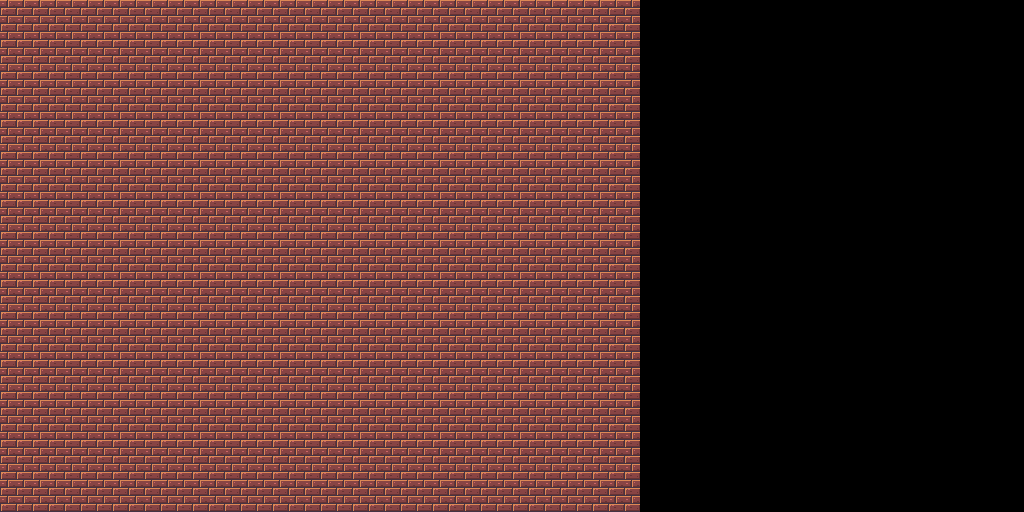

This game map was drawn from its Tiled (.tmx) file and the tilesets committed beside it. A one-line description and the full map source follow:
An orthogonal 64x32 tile map with 16x16 px tiles, 1 tile layer (Tile Layer 1).

<map version="1.4" tiledversion="1.4.1" orientation="orthogonal" renderorder="right-down" width="64" height="32" tilewidth="16" tileheight="16" infinite="0" nextlayerid="2" nextobjectid="1">
 <editorsettings>
  <export target="../tiles/Test.bin" format="X16 Binary" />
 </editorsettings>
 <tileset firstgid="1" name="test" tilewidth="16" tileheight="16" tilecount="6" columns="0">
  <grid orientation="orthogonal" width="1" height="1" />
  <tile id="0">
   <image width="16" height="16" source="black.png" />
  </tile>
  <tile id="1">
   <image width="16" height="16" source="brick.png" />
  </tile>
  <tile id="2">
   <image width="16" height="16" source="player.png" />
  </tile>
  <tile id="3">
   <image width="16" height="16" source="crate.png" />
  </tile>
  <tile id="4">
   <image width="16" height="16" source="goal.png" />
  </tile>
  <tile id="5">
   <image width="16" height="16" source="crateongoal.png" />
  </tile>
 </tileset>
 <layer id="1" name="Tile Layer 1" width="64" height="32">
  <data encoding="csv">
2,2,2,2,2,2,2,2,2,2,2,2,2,2,2,2,2,2,2,2,2,2,2,2,2,2,2,2,2,2,2,2,2,2,2,2,2,2,2,2,1,1,1,1,1,1,1,1,1,1,1,1,1,1,1,1,1,1,1,1,1,1,1,1,
2,2,2,2,2,2,2,2,2,2,2,2,2,2,2,2,2,2,2,2,2,2,2,2,2,2,2,2,2,2,2,2,2,2,2,2,2,2,2,2,1,1,1,1,1,1,1,1,1,1,1,1,1,1,1,1,1,1,1,1,1,1,1,1,
2,2,2,2,2,2,2,2,2,2,2,2,2,2,2,2,2,2,2,2,2,2,2,2,2,2,2,2,2,2,2,2,2,2,2,2,2,2,2,2,1,1,1,1,1,1,1,1,1,1,1,1,1,1,1,1,1,1,1,1,1,1,1,1,
2,2,2,2,2,2,2,2,2,2,2,2,2,2,2,2,2,2,2,2,2,2,2,2,2,2,2,2,2,2,2,2,2,2,2,2,2,2,2,2,1,1,1,1,1,1,1,1,1,1,1,1,1,1,1,1,1,1,1,1,1,1,1,1,
2,2,2,2,2,2,2,2,2,2,2,2,2,2,2,2,2,2,2,2,2,2,2,2,2,2,2,2,2,2,2,2,2,2,2,2,2,2,2,2,1,1,1,1,1,1,1,1,1,1,1,1,1,1,1,1,1,1,1,1,1,1,1,1,
2,2,2,2,2,2,2,2,2,2,2,2,2,2,2,2,2,2,2,2,2,2,2,2,2,2,2,2,2,2,2,2,2,2,2,2,2,2,2,2,1,1,1,1,1,1,1,1,1,1,1,1,1,1,1,1,1,1,1,1,1,1,1,1,
2,2,2,2,2,2,2,2,2,2,2,2,2,2,2,2,2,2,2,2,2,2,2,2,2,2,2,2,2,2,2,2,2,2,2,2,2,2,2,2,1,1,1,1,1,1,1,1,1,1,1,1,1,1,1,1,1,1,1,1,1,1,1,1,
2,2,2,2,2,2,2,2,2,2,2,2,2,2,2,2,2,2,2,2,2,2,2,2,2,2,2,2,2,2,2,2,2,2,2,2,2,2,2,2,1,1,1,1,1,1,1,1,1,1,1,1,1,1,1,1,1,1,1,1,1,1,1,1,
2,2,2,2,2,2,2,2,2,2,2,2,2,2,2,2,2,2,2,2,2,2,2,2,2,2,2,2,2,2,2,2,2,2,2,2,2,2,2,2,1,1,1,1,1,1,1,1,1,1,1,1,1,1,1,1,1,1,1,1,1,1,1,1,
2,2,2,2,2,2,2,2,2,2,2,2,2,2,2,2,2,2,2,2,2,2,2,2,2,2,2,2,2,2,2,2,2,2,2,2,2,2,2,2,1,1,1,1,1,1,1,1,1,1,1,1,1,1,1,1,1,1,1,1,1,1,1,1,
2,2,2,2,2,2,2,2,2,2,2,2,2,2,2,2,2,2,2,2,2,2,2,2,2,2,2,2,2,2,2,2,2,2,2,2,2,2,2,2,1,1,1,1,1,1,1,1,1,1,1,1,1,1,1,1,1,1,1,1,1,1,1,1,
2,2,2,2,2,2,2,2,2,2,2,2,2,2,2,2,2,2,2,2,2,2,2,2,2,2,2,2,2,2,2,2,2,2,2,2,2,2,2,2,1,1,1,1,1,1,1,1,1,1,1,1,1,1,1,1,1,1,1,1,1,1,1,1,
2,2,2,2,2,2,2,2,2,2,2,2,2,2,2,2,2,2,2,2,2,2,2,2,2,2,2,2,2,2,2,2,2,2,2,2,2,2,2,2,1,1,1,1,1,1,1,1,1,1,1,1,1,1,1,1,1,1,1,1,1,1,1,1,
2,2,2,2,2,2,2,2,2,2,2,2,2,2,2,2,2,2,2,2,2,2,2,2,2,2,2,2,2,2,2,2,2,2,2,2,2,2,2,2,1,1,1,1,1,1,1,1,1,1,1,1,1,1,1,1,1,1,1,1,1,1,1,1,
2,2,2,2,2,2,2,2,2,2,2,2,2,2,2,2,2,2,2,2,2,2,2,2,2,2,2,2,2,2,2,2,2,2,2,2,2,2,2,2,1,1,1,1,1,1,1,1,1,1,1,1,1,1,1,1,1,1,1,1,1,1,1,1,
2,2,2,2,2,2,2,2,2,2,2,2,2,2,2,2,2,2,2,2,2,2,2,2,2,2,2,2,2,2,2,2,2,2,2,2,2,2,2,2,1,1,1,1,1,1,1,1,1,1,1,1,1,1,1,1,1,1,1,1,1,1,1,1,
2,2,2,2,2,2,2,2,2,2,2,2,2,2,2,2,2,2,2,2,2,2,2,2,2,2,2,2,2,2,2,2,2,2,2,2,2,2,2,2,1,1,1,1,1,1,1,1,1,1,1,1,1,1,1,1,1,1,1,1,1,1,1,1,
2,2,2,2,2,2,2,2,2,2,2,2,2,2,2,2,2,2,2,2,2,2,2,2,2,2,2,2,2,2,2,2,2,2,2,2,2,2,2,2,1,1,1,1,1,1,1,1,1,1,1,1,1,1,1,1,1,1,1,1,1,1,1,1,
2,2,2,2,2,2,2,2,2,2,2,2,2,2,2,2,2,2,2,2,2,2,2,2,2,2,2,2,2,2,2,2,2,2,2,2,2,2,2,2,1,1,1,1,1,1,1,1,1,1,1,1,1,1,1,1,1,1,1,1,1,1,1,1,
2,2,2,2,2,2,2,2,2,2,2,2,2,2,2,2,2,2,2,2,2,2,2,2,2,2,2,2,2,2,2,2,2,2,2,2,2,2,2,2,1,1,1,1,1,1,1,1,1,1,1,1,1,1,1,1,1,1,1,1,1,1,1,1,
2,2,2,2,2,2,2,2,2,2,2,2,2,2,2,2,2,2,2,2,2,2,2,2,2,2,2,2,2,2,2,2,2,2,2,2,2,2,2,2,1,1,1,1,1,1,1,1,1,1,1,1,1,1,1,1,1,1,1,1,1,1,1,1,
2,2,2,2,2,2,2,2,2,2,2,2,2,2,2,2,2,2,2,2,2,2,2,2,2,2,2,2,2,2,2,2,2,2,2,2,2,2,2,2,1,1,1,1,1,1,1,1,1,1,1,1,1,1,1,1,1,1,1,1,1,1,1,1,
2,2,2,2,2,2,2,2,2,2,2,2,2,2,2,2,2,2,2,2,2,2,2,2,2,2,2,2,2,2,2,2,2,2,2,2,2,2,2,2,1,1,1,1,1,1,1,1,1,1,1,1,1,1,1,1,1,1,1,1,1,1,1,1,
2,2,2,2,2,2,2,2,2,2,2,2,2,2,2,2,2,2,2,2,2,2,2,2,2,2,2,2,2,2,2,2,2,2,2,2,2,2,2,2,1,1,1,1,1,1,1,1,1,1,1,1,1,1,1,1,1,1,1,1,1,1,1,1,
2,2,2,2,2,2,2,2,2,2,2,2,2,2,2,2,2,2,2,2,2,2,2,2,2,2,2,2,2,2,2,2,2,2,2,2,2,2,2,2,1,1,1,1,1,1,1,1,1,1,1,1,1,1,1,1,1,1,1,1,1,1,1,1,
2,2,2,2,2,2,2,2,2,2,2,2,2,2,2,2,2,2,2,2,2,2,2,2,2,2,2,2,2,2,2,2,2,2,2,2,2,2,2,2,1,1,1,1,1,1,1,1,1,1,1,1,1,1,1,1,1,1,1,1,1,1,1,1,
2,2,2,2,2,2,2,2,2,2,2,2,2,2,2,2,2,2,2,2,2,2,2,2,2,2,2,2,2,2,2,2,2,2,2,2,2,2,2,2,1,1,1,1,1,1,1,1,1,1,1,1,1,1,1,1,1,1,1,1,1,1,1,1,
2,2,2,2,2,2,2,2,2,2,2,2,2,2,2,2,2,2,2,2,2,2,2,2,2,2,2,2,2,2,2,2,2,2,2,2,2,2,2,2,1,1,1,1,1,1,1,1,1,1,1,1,1,1,1,1,1,1,1,1,1,1,1,1,
2,2,2,2,2,2,2,2,2,2,2,2,2,2,2,2,2,2,2,2,2,2,2,2,2,2,2,2,2,2,2,2,2,2,2,2,2,2,2,2,1,1,1,1,1,1,1,1,1,1,1,1,1,1,1,1,1,1,1,1,1,1,1,1,
2,2,2,2,2,2,2,2,2,2,2,2,2,2,2,2,2,2,2,2,2,2,2,2,2,2,2,2,2,2,2,2,2,2,2,2,2,2,2,2,1,1,1,1,1,1,1,1,1,1,1,1,1,1,1,1,1,1,1,1,1,1,1,1,
2,2,2,2,2,2,2,2,2,2,2,2,2,2,2,2,2,2,2,2,2,2,2,2,2,2,2,2,2,2,2,2,2,2,2,2,2,2,2,2,1,1,1,1,1,1,1,1,1,1,1,1,1,1,1,1,1,1,1,1,1,1,1,1,
2,2,2,2,2,2,2,2,2,2,2,2,2,2,2,2,2,2,2,2,2,2,2,2,2,2,2,2,2,2,2,2,2,2,2,2,2,2,2,2,1,1,1,1,1,1,1,1,1,1,1,1,1,1,1,1,1,1,1,1,1,1,1,1
</data>
 </layer>
</map>